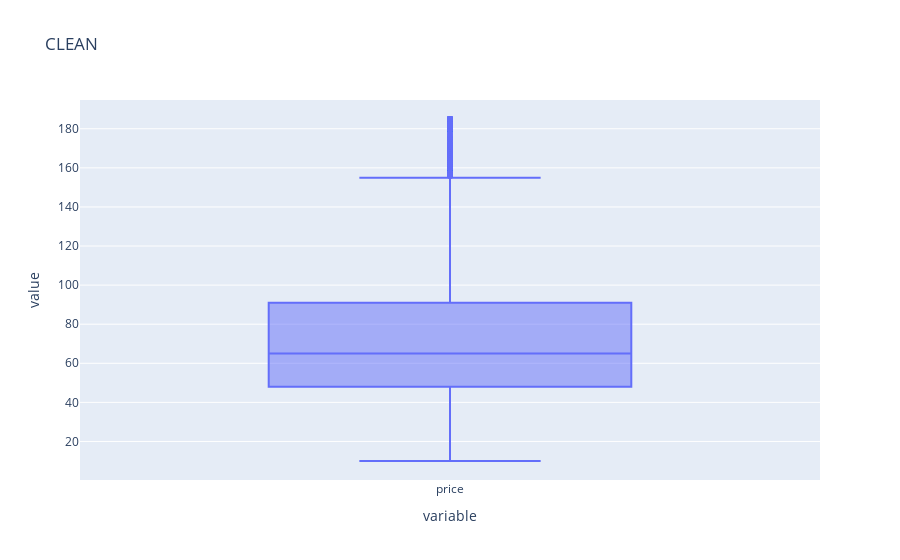
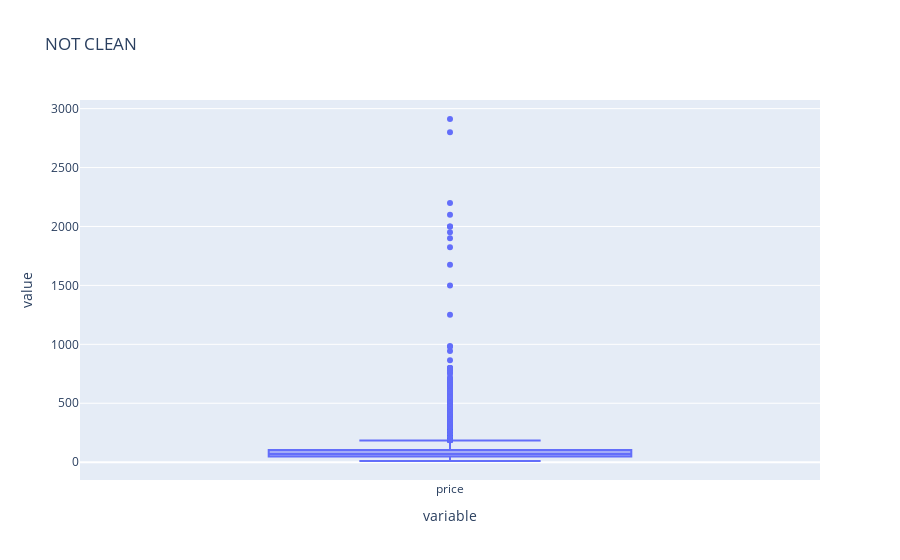

The notebook cell these images were saved under, in order:
### Code cell
import seaborn as sns
import plotly.express as exp
exp.box(X['price'])
q1=X['price'].quantile(0.25)
q3=X['price'].quantile(0.75)
IQR=q3-q1
upperfence=q3+1.5*IQR
lowerfence=q1-1.5*IQR
clean=X[(X['price']<=upperfence) & (X['price'] >=lowerfence)]
clean_out=exp.box(clean['price'],title='CLEAN')
previous_out=exp.box(df2['price'],title='NOT CLEAN')
clean_out.show()
previous_out.show()
print(X['price'].shape)
print(clean.shape)
#This shows the differnce between the old data and clean data.

### Figure 1 — Plotly figure (JSON) as saved in the notebook; plotly's stock layout.template omitted (floating-point values rounded to 4 significant figures; data arrays with more than 128 entries replaced by an {"elided": "..."} marker saying what was removed)
{"data": [{"alignmentgroup": "True", "hovertemplate": "variable=%{x}<br>value=%{y}<extra></extra>", "legendgroup": "", "marker": {"color": "#636efa"}, "name": "", "notched": false, "offsetgroup": "", "orientation": "v", "showlegend": false, "type": "box", "x": {"elided": "6513 str values"}, "x0": " ", "xaxis": "x", "y": {"elided": "6513 float values"}, "y0": " ", "yaxis": "y"}], "layout": {"boxmode": "group", "legend": {"tracegroupgap": 0}, "title": {"text": "CLEAN"}, "xaxis": {"anchor": "y", "domain": [0, 1], "title": {"text": "variable"}}, "yaxis": {"anchor": "x", "domain": [0, 1], "title": {"text": "value"}}}}

### Figure 2 — Plotly figure (JSON) as saved in the notebook; plotly's stock layout.template omitted (floating-point values rounded to 4 significant figures; data arrays with more than 128 entries replaced by an {"elided": "..."} marker saying what was removed)
{"data": [{"alignmentgroup": "True", "hovertemplate": "variable=%{x}<br>value=%{y}<extra></extra>", "legendgroup": "", "marker": {"color": "#636efa"}, "name": "", "notched": false, "offsetgroup": "", "orientation": "v", "showlegend": false, "type": "box", "x": {"elided": "7120 str values"}, "x0": " ", "xaxis": "x", "y": {"elided": "7120 float values"}, "y0": " ", "yaxis": "y"}], "layout": {"boxmode": "group", "legend": {"tracegroupgap": 0}, "title": {"text": "NOT CLEAN"}, "xaxis": {"anchor": "y", "domain": [0, 1], "title": {"text": "variable"}}, "yaxis": {"anchor": "x", "domain": [0, 1], "title": {"text": "value"}}}}
